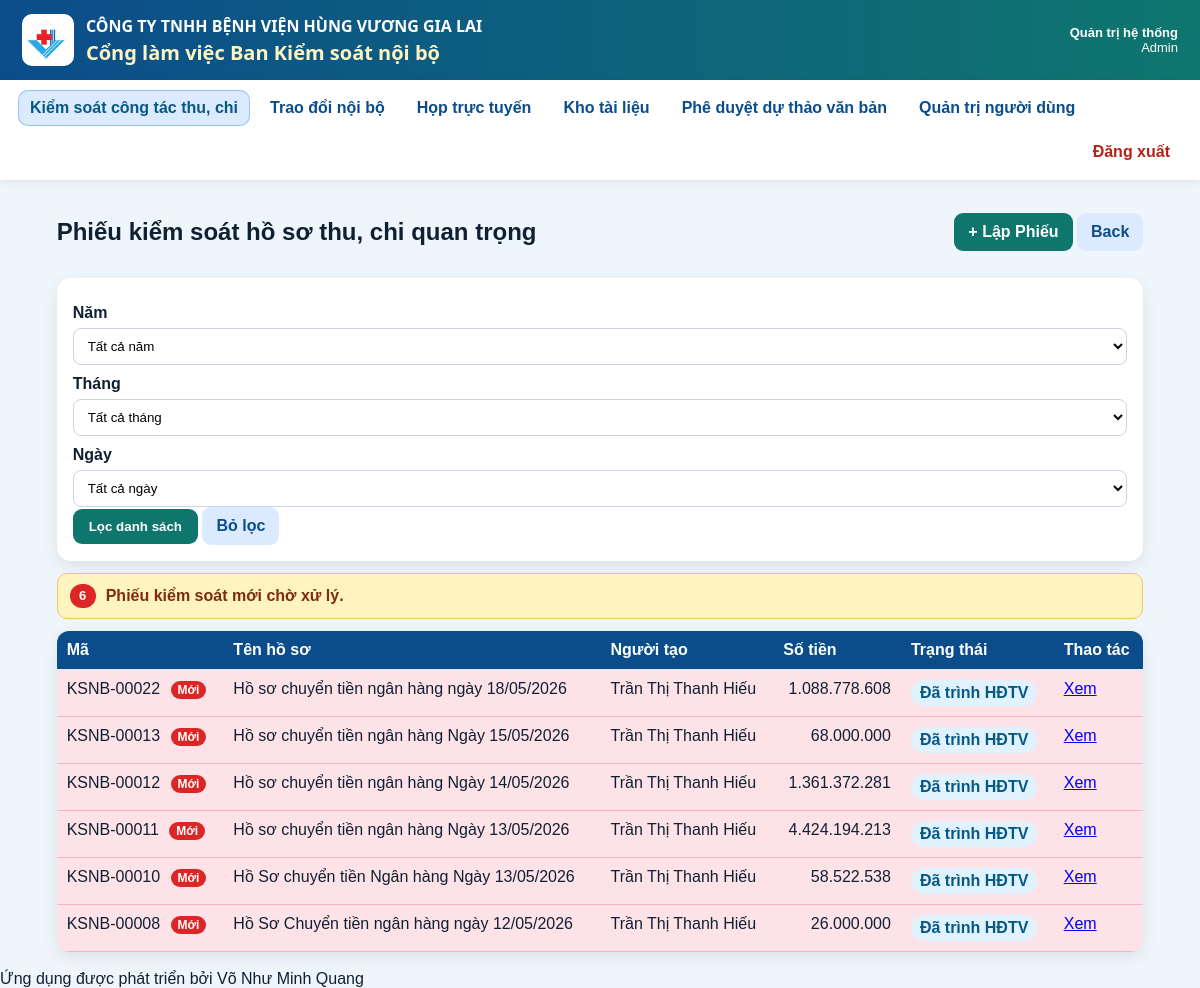
Page /vouchers (signed in) on the earlier database version.
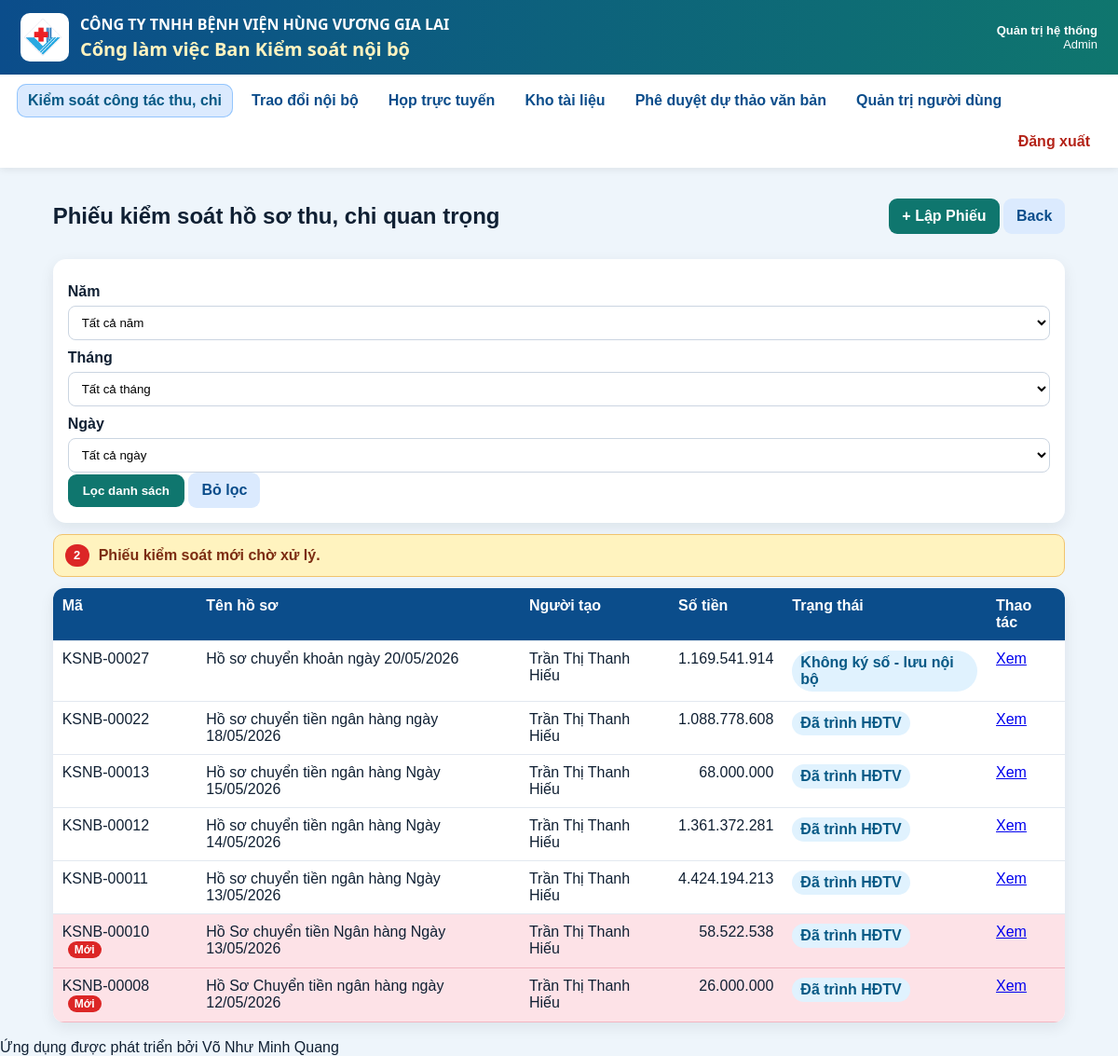
Same page on the later database version.
### tables this page shows
CREATE TABLE vouchers (
                id INTEGER PRIMARY KEY AUTOINCREMENT,
                code TEXT UNIQUE,
                title TEXT NOT NULL,
                hồ_so_type TEXT NOT NULL,
                total_amount REAL DEFAULT 0,
                submitting_unit TEXT,
                sender_name TEXT,
                received_at TEXT,
                approval_target TEXT,
                route_mode TEXT NOT NULL,
                status TEXT NOT NULL DEFAULT 'DRAFT',
                section_iv_result TEXT,
                section_iv_note TEXT,
                section_v_text TEXT,
                section_vi_text TEXT,
                created_by INTEGER NOT NULL,
                current_handler INTEGER,
                created_at TEXT NOT NULL DEFAULT CURRENT_TIMESTAMP,
                updated_at TEXT NOT NULL DEFAULT CURRENT_TIMESTAMP,
                submitted_at TEXT,
                submitted_to_board_at TEXT,
                board_saved_at TEXT,
                FOREIGN KEY(created_by) REFERENCES users(id),
                FOREIGN KEY(current_handler) REFERENCES users(id)
            );

### app/models.py (models this page shows)
class Users(Base):
    __tablename__ = "users"
    id = Column(Integer, primary_key=True)
    username = Column(String, unique=True, nullable=False, index=True)
    full_name = Column(String, nullable=False)
    password_hash = Column(String, nullable=False)
    unit_code = Column(String, nullable=False, default="THANH_VIEN_TRUNG_TAP")
    role_code = Column(String, nullable=False, default="THANH_VIEN_TRUNG_TAP")
    position_title = Column(String, nullable=False, default="Thành viên trưng tập")
    is_active = Column(Integer, nullable=False, default=1)
    created_at = Column(String, nullable=False)
    status = column_property(
        case(
            (is_active == 1, "ACTIVE"),
            else_="LOCKED",
        )
    )

### app/routers/vouchers.py (the view)
@router.get("")
def voucher_list(request: Request):
    denied = require_login(request)
    if denied:
        return denied
    user = request.state.user
    selected_year = str(request.query_params.get("year") or "").strip()
    selected_month = str(request.query_params.get("month") or "").strip()
    selected_day = str(request.query_params.get("day") or "").strip()
    where_parts = ["1=1"]
    params: list = []
    if user["role_code"] == "TRUONG_BAN_KSNB":
        where_parts.append(
            "(v.created_by = ? OR v.status IN ('SUBMITTED_TO_HEAD','HEAD_APPROVED','SUBMITTED_TO_BOARD','BOARD_VIEWED','BOARD_SAVED','NO_SIGNATURE_INTERNAL'))"
        )
        params.append(user["id"])
    elif user["role_code"] == "PHO_TRUONG_BAN_KSNB":
        where_parts.append("(v.created_by = ? OR v.current_handler = ?)")
        params.extend([user["id"], user["id"]])
    elif user["role_code"] == "NHAN_VIEN_KSNB":
        where_parts.append("v.created_by = ?")
        params.append(user["id"])
    elif user["role_code"] == "TONG_GIAM_DOC":
        where_parts.append("v.status IN ('SUBMITTED_TO_BOARD','BOARD_VIEWED','BOARD_SAVED')")
    elif user["role_code"] in BOARD_ROLES:
        where_parts.append("v.status IN ('SUBMITTED_TO_BOARD','BOARD_VIEWED','BOARD_SAVED') AND v.current_handler = ?")
        params.append(user["id"])
    elif user["role_code"] != ROLE_ADMIN:
        where_parts.append("0=1")
    if selected_year:
        where_parts.append("strftime('%Y', v.created_at) = ?")
        params.append(selected_year)
    if selected_month:
        where_parts.append("strftime('%m', v.created_at) = ?")
        params.append(selected_month.zfill(2))
    if selected_day:
        where_parts.append("strftime('%d', v.created_at) = ?")
        params.append(selected_day.zfill(2))
    where = " AND ".join(where_parts)
    with get_conn() as conn:
        years = conn.execute(
            """
            SELECT DISTINCT strftime('%Y', created_at) AS year
            FROM vouchers
            WHERE created_at IS NOT NULL
            ORDER BY year DESC
            """
        ).fetchall()
        rows = conn.execute(
            f"""
            SELECT v.*, u.full_name AS creator_name
            FROM vouchers v
            JOIN users u ON u.id = v.created_by
            WHERE {where}
            ORDER BY v.id DESC
            """,
            params,
        ).fetchall()
    admin_seen_voucher_ids: set[int] = set()
    if user["role_code"] == ROLE_ADMIN:
        with get_conn() as conn:
            seen_rows = conn.execute(
                """
                SELECT voucher_id
                FROM voucher_routes
                WHERE action = 'ADMIN_XEM_PHIEU'
                  AND from_user_id = ?
                """,
                (user["id"],),
            ).fetchall()
        admin_seen_voucher_ids = {int(row["voucher_id"]) for row in seen_rows}
    voucher_rows = []
    for row in rows:
        item = dict(row)
        item["is_new_for_current_user"] = False
        if (
            user["role_code"] == ROLE_ADMIN
            and item["status"] in ("SUBMITTED_TO_HEAD", "SUBMITTED_TO_BOARD")
            and int(item["id"]) not in admin_seen_voucher_ids
        ):
            item["is_new_for_current_user"] = True
        elif user["role_code"] in HEAD_ROLES and item["status"] == "SUBMITTED_TO_HEAD" and item["current_handler"] == user["id"]:
            item["is_new_for_current_user"] = True
        elif user["role_code"] in BOARD_ROLES and item["status"] == "SUBMITTED_TO_BOARD" and item["current_handler"] == user["id"]:
            item["is_new_for_current_user"] = True
        voucher_rows.append(item)
    voucher_new_count = sum(1 for item in voucher_rows if item["is_new_for_current_user"])
    months = [f"{i:02d}" for i in range(1, 13)]
    days = [f"{i:02d}" for i in range(1, 32)]
    return templates.TemplateResponse(
        "voucher_list.html",
        {
            "request": request,
            "vouchers": voucher_rows,
            "user": user,
            "status_labels": STATUS_LABELS,
            "years": years,
            "months": months,
            "days": days,
            "selected_year": selected_year,
            "selected_month": selected_month.zfill(2) if selected_month else "",
            "selected_day": selected_day.zfill(2) if selected_day else "",
            "voucher_new_count": voucher_new_count,
        },
    )

### app/templates/voucher_list.html (shortened to what this page needs)
{% extends 'base.html' %}
{% block content %}
<div class="page-head">
  {% if user.role_code in ['TONG_GIAM_DOC','PHO_TGD_THUONG_TRUC','PHO_TONG_GIAM_DOC'] %}
  <h2>Danh sách Phiếu kiểm soát hồ sơ thu, chi quan trọng trình Hội đồng thành viên</h2>
  {% else %}
  <h2>Phiếu kiểm soát hồ sơ thu, chi quan trọng</h2>
  {% endif %}
  <div>
    {% if user.role_code in ['ADMIN','TRUONG_BAN_KSNB','PHO_TRUONG_BAN_KSNB','NHAN_VIEN_KSNB'] %}
    <a class="primary-link voucher-title-font" href="/vouchers/new">+ Lập Phiếu</a>
    {% endif %}
    <a class="secondary-link" href="javascript:history.back()">Back</a>
  </div>
</div>
<div class="panel">
  <form method="get" action="/vouchers" class="grid3">
    <div>
      <label>Năm</label>
      <select name="year">
        <option value="">Tất cả năm</option>
      </select>
    </div>
    <div>
      <label>Tháng</label>
      <select name="month">
        <option value="">Tất cả tháng</option>
      </select>
    </div>
    <div>
      <label>Ngày</label>
      <select name="day">
        <option value="">Tất cả ngày</option>
      </select>
    </div>
    <div style="grid-column:1/-1;">
      <button class="primary voucher-title-font" type="submit">Lọc danh sách</button>
      <a class="secondary-link voucher-title-font" href="/vouchers">Bỏ lọc</a>
    </div>
  </form>
</div>
{% if voucher_new_count %}
<div class="voucher-new-alert">
  <span class="voucher-new-alert-badge">{{ voucher_new_count if voucher_new_count <= 99 else '99+' }}</span>
  <span>Phiếu kiểm soát mới chờ xử lý.</span>
</div>
{% endif %}
<table class="table">
  <thead>
    <tr><th>Mã</th><th>Tên hồ sơ</th><th>Người tạo</th><th>Số tiền</th><th>Trạng thái</th><th>Thao tác</th></tr>
  </thead>
  <tbody>
  {% for v in vouchers %}
    <tr class="{% if v.is_new_for_current_user %}voucher-new-row{% endif %}">
      <td>
        {{ v.code }}
        {% if v.is_new_for_current_user %}
        <span class="voucher-new-inline-badge">Mới</span>
        {% endif %}
      </td>
      <td>{{ v.title }}</td>
      <td>{{ v.creator_name }}</td>
      <td class="num">{{ '{:,.0f}'.format(v.total_amount or 0).replace(',', '.') }}</td>
      <td>
        <span class="badge">{{ status_labels.get(v.status, v.status) }}</span>
      </td>
      <td>
        {% if user.role_code in ['TONG_GIAM_DOC','PHO_TGD_THUONG_TRUC','PHO_TONG_GIAM_DOC'] %}
        <a href="/vouchers/{{ v.id }}/print">Xem</a>
        {% else %}
        <a href="/vouchers/{{ v.id }}">Xem</a>
        {% endif %}
      </td>
    </tr>
  {% else %}
    <tr><td colspan="6" class="empty">Chưa có Phiếu.</td></tr>
  {% endfor %}
  </tbody>
</table>
{% endblock %}

Differences in the rows shown:
added vouchers: code "KSNB-00027", title "Hồ sơ chuyển khoản ngày 20/05/2026", creator_name "Trần Thị Thanh Hiếu", total_amount "1.169.541.914", get "Không ký số - lưu nội bộ"
shown differently, row unchanged: vouchers "KSNB-00022": no longer shows "Mới"
shown differently, row unchanged: vouchers "KSNB-00013": no longer shows "Mới"
shown differently, row unchanged: vouchers "KSNB-00012": no longer shows "Mới"
shown differently, row unchanged: vouchers "KSNB-00011": no longer shows "Mới"
Other differences:
{{ voucher_new_count if voucher_new_count <= 99 else '99+' }}: "6" → "2"
